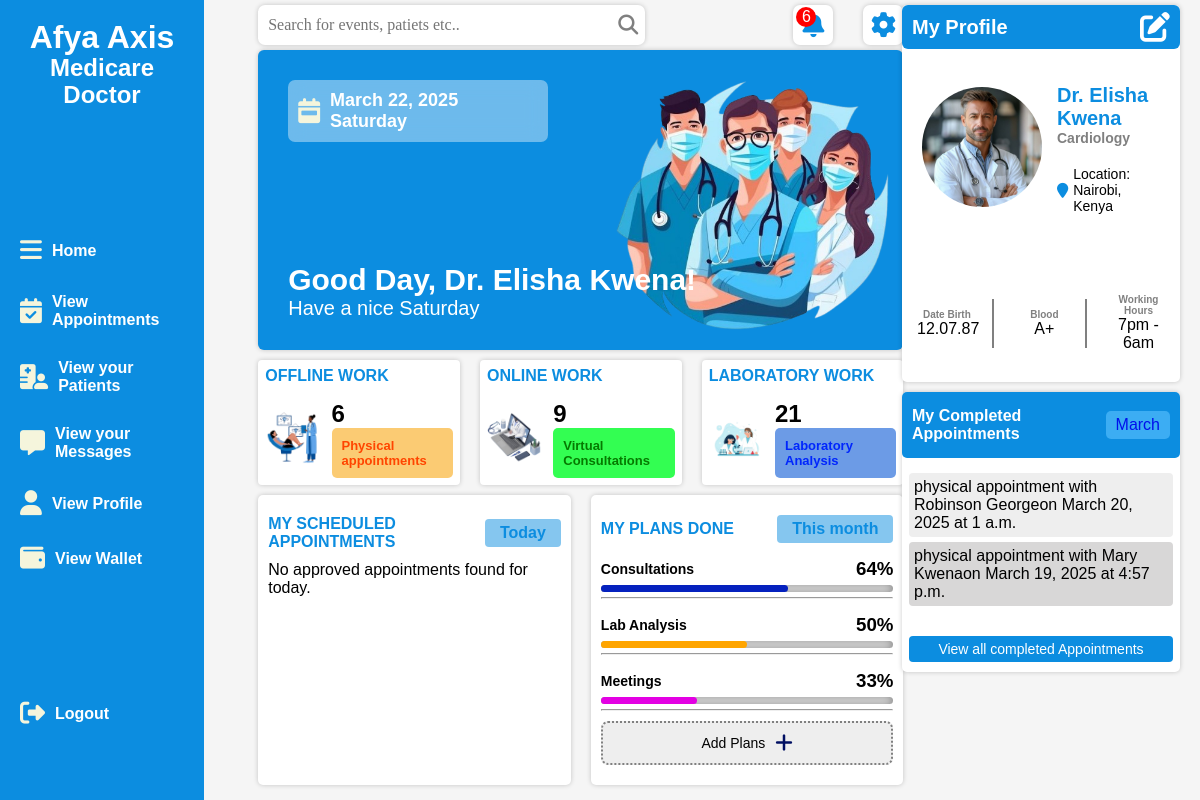
/doctors/doctor_dashboard/ (signed in), run on the app's committed database.
### doctors/models.py (models this page shows, shortened)
class Doctor(models.Model):
    user = models.OneToOneField(User, on_delete=models.CASCADE, related_name='doctor_profile')
    first_name = models.CharField(max_length=100)
    last_name = models.CharField(max_length=100)
    email = models.EmailField(unique=True)
    phone_number = models.CharField(max_length=15, unique=True)
    clinic = models.ForeignKey('clinics.Clinic', on_delete=models.CASCADE, related_name="doctors")
    specialization = models.ForeignKey(Specialization, on_delete=models.CASCADE, related_name="doctors")
    bio = models.TextField(blank=True, null=True)
    profile_picture = models.ImageField(upload_to='doctor_profiles/', blank=True, null=True)
    facebook = models.URLField(blank=True, null=True)
    twitter = models.URLField(blank=True, null=True)
    linkedin = models.URLField(blank=True, null=True)
    instagram = models.URLField(blank=True, null=True)
    address = models.TextField()
    city = models.CharField(max_length=100)
    country = models.CharField(max_length=100,default='Kenya')
    postal_code = models.CharField(max_length=10,default='0000')
    state= models.CharField(max_length=100,default='Kisii')
    hire_date = models.DateField(null=True, blank=True)
    years_of_experience = models.IntegerField(null=True, blank=True)
    years_worked_at_afyaaxis = models.IntegerField(null=True, blank=True)
    availability = models.BooleanField(default=True)

class Specialization(models.Model):
    name = models.CharField(max_length=100, unique=True)

### appointments/models.py (models this page shows, shortened)
class Appointment(models.Model):
    APPOINTMENT_TYPE_CHOICES = [
        ('virtual', 'Virtual'),
        ('physical', 'Physical'),
    ]
    APPOINTMENT_STATUS_CHOICES = [
        ('pending', 'Pending'),
        ('approved', 'Approved'),
        ('rejected', 'Rejected'),
        ('completed', 'Completed'),
    ]
    patient = models.ForeignKey(User, on_delete=models.CASCADE, related_name='appointments')
    doctor = models.ForeignKey(Doctor, on_delete=models.CASCADE, related_name='appointments')
    appointment_type = models.CharField(max_length=10, choices=APPOINTMENT_TYPE_CHOICES)
    appointment_date = models.DateField()
    appointment_time = models.TimeField()
    status = models.CharField(max_length=10, choices=APPOINTMENT_STATUS_CHOICES, default='pending')
    rejection_reason = models.TextField(blank=True, null=True)
    created_at = models.DateTimeField(auto_now_add=True)  # Add this line

### doctors/views.py (the view)
# urls.py: path('doctor_dashboard/', views.doctor_dashboard, name='doctor_dashboard'),
@login_required
@user_passes_test(lambda u: u.is_staff and not u.is_superuser)
def doctor_dashboard(request):
    doctor = get_object_or_404(Doctor, user=request.user)
    current_date = datetime.now().date()  # Use date() to get the date in YYYY-MM-DD format
    current_date_str = current_date.strftime("%B %d, %Y")
    current_day = datetime.now().strftime("%A")
    today = datetime.now().date()
    current_month_name = current_date.strftime("%B")
    approved_appointments_by_date = Appointment.objects.filter(doctor=doctor, appointment_date=current_date).order_by('-created_at')
    completed_appointments = Appointment.objects.filter(doctor=doctor, status='Completed')
    unread_notifications_count = Notification.objects.filter(user=request.user, is_read=False).count()
    physical_appointments_count = Appointment.objects.filter(doctor=doctor, appointment_type='Physical',status="Completed").count()
    virtual_appointments_count = Appointment.objects.filter(doctor=doctor, appointment_type='Virtual',status="Completed").count()
    context = {
        'doctor': doctor,
        'current_month_name':current_month_name,
        'approved_appointments_by_date': approved_appointments_by_date,
        'completed_appointments': completed_appointments,
        'unread_notifications_count': unread_notifications_count,
        'current_date': current_date_str,
        'current_day': current_day,
        'physical_appointments_count': physical_appointments_count,
        'virtual_appointments_count': virtual_appointments_count,
    }
    return render(request, 'doctors/doctor_dashboard.html', context)

### templates/doctors/doctor_dashboard.html (shortened to what this page needs)
{% extends "doctors/layout.html" %}
{% load static %}
{% block content %}
<div class="mainleft">
    {% include 'doctors/navbar.html' %}
    <div class="welcome">
        <div class="welcomeleft">
            <div class="date">
                <i class="fa-solid fa-calendar-week"></i>
                <h2>{{ current_date }} {{ current_day }}</h2>
            </div>
            <div class="message">
                <h1>Good Day, Dr. {{ doctor.first_name }} {{ doctor.last_name }}!</h1>
                <p>Have a nice {{ current_day }}</p>
            </div>
        </div>
    </div>
    <div class="statistics">
        <div class="static">
            <h1>OFFLINE WORK</h1>
            <div class="stat">
                <img src="{% static 'images/physicalappointment.png' %}" alt="">
                <div class="statcount orange">
                    <h2>6</h2>
                    <h3>Physical appointments</h3>
                </div>
            </div>
        </div>
        <div class="static">
            <h1>ONLINE WORK</h1>
            <div class="stat">
                <img src="{% static 'images/telehealth.png' %}" alt="">
                <div class="statcount green">
                    <h2>9</h2>
                    <h3>Virtual Consultations</h3>
                </div>
            </div>
        </div>
        <div class="static">
            <h1>LABORATORY WORK</h1>
            <div class="stat">
                <img src="{% static 'images/laboatory work.png' %}" alt="">
                <div class="statcount purple">
                    <h2>21</h2>
                    <h3>Laboratory Analysis</h3>
                </div>
            </div>
        </div>
    </div>
    <div class="events">
        <div class="eventsleft">
            <div class="eventtop">
                <h1>My Scheduled Appointments</h1>
                <span>Today</span>
            </div>
            <div class="eventbox">
                {% if not approved_appointments_by_date %}
                <p>No approved appointments found for today.</p>
                {% endif %}
            </div>
        </div>
        <div class="eventsright">
            <div class="eventtop">
                <h1>My Plans Done</h1>
                <span>This month</span>
            </div>
            <div class="eventsbox">
                <div class="event1">
                    <div class="event1top">
                        <h2>Consultations</h2>
                        <h3>64%</h3>
                    </div>
                    <div class="ranges">
                        <div class="range"></div>
                    </div>
                    <hr>
                </div>
                <div class="event1">
                    <div class="event1top">
                        <h2>Lab Analysis</h2>
                        <h3>50%</h3>
                    </div>
                    <div class="ranges">
                        <div class="range range2"></div>
                    </div>
                    <hr>
                </div>
                <div class="event1">
                    <div class="event1top">
                        <h2>Meetings</h2>
                        <h3>33%</h3>
                    </div>
                    <div class="ranges">
                        <div class="range range3"></div>
                    </div>
                    <hr>
                </div>
                <div class="event1">
                    <form action="">
                        <button>Add Plans<i class="fa-solid fa-plus"></i></button>
                    </form>
                </div>
            </div>
        </div>
    </div>
</div>
{% include 'doctors/dashboardright.html' %}
{% endblock %}

### templates/doctors/dashboardright.html
{%load static%}
<div class="mainright">
    <div class="profilebox">
        <div class="profile">
            <div class="profiletop">
                <h1>My Profile</h1>
                <a href="">
                    <i class="fa-solid fa-pen-to-square"></i>
                </a>
            </div>
            <div class="profilemiddle">
                <div class="profileleft">
                    {% if user.doctor_profile.profile_picture %}
                        <img src="{{ user.doctor_profile.profile_picture.url }}" alt="">
                    {% else %}
                        <img src="{% static 'images/admin-settings.png' %}" alt="">
                    {% endif %}
                </div>
                <div class="profileright">
                    <h2>Dr. {{ doctor.first_name }} {{ doctor.last_name }}</h2>
                    <h3>{{ doctor.specialization.name }}</h3>
                    <div class="location">
                        <i class="fa-solid fa-map-marker"></i>
                        <p>Location: Nairobi, Kenya</p>
                    </div>
                </div>
            </div>
            <div class="profiledetails">
                <div class="detail">
                    <h2>Date Birth</h2>
                    <p>12.07.87</p>
                </div>
                <div class="detail">
                    <h2>Blood</h2>
                    <p>A+</p>
                </div>
                <div class="detail">
                    <h2>Working Hours</h2>
                    <p>7pm - 6am</p>
                </div>
            </div>
        </div>
    </div>
    <div class="completed">
        <div class="completedtop">
            <h1>My Completed Appointments</h1>
            <span>{{current_month_name}}</span>
        </div>
        {%if completed_appointments%}
        <div class="completedlist">
            {% for appointment in completed_appointments%}
            <div class="list">
                <p>{{appointment.appointment_type}} appointment with {{ appointment.patient.first_name }} {{ appointment.patient.last_name }}on {{appointment.appointment_date}} at {{appointment.appointment_time}}</p>
            </div>
            {%empty%}
                <p>No completed appointments found</p>
            {%endfor%}
        {%else%}
            <p>No completed appointments found</p>
        {%endif%}
        </div>
        <div class="viewall">
            <a href="">View all completed Appointments</a>
        </div>
    </div>
</div>

### data on the page
Doctor: first_name "Elisha", last_name "Kwena", specialization.name "Cardiology"
Appointment: appointment_type "physical", patient.first_name "Robinson", patient.last_name "George", appointment_date "March 20, 2025", appointment_time "1 a.m."
Appointment: appointment_type "physical", patient.first_name "Mary", patient.last_name "Kwena", appointment_date "March 19, 2025", appointment_time "4:57 p.m."

### other printed values
{{ unread_notifications_count }} "6"
{{ current_date }} "March 22, 2025"
{{ current_month_name }} "March"
